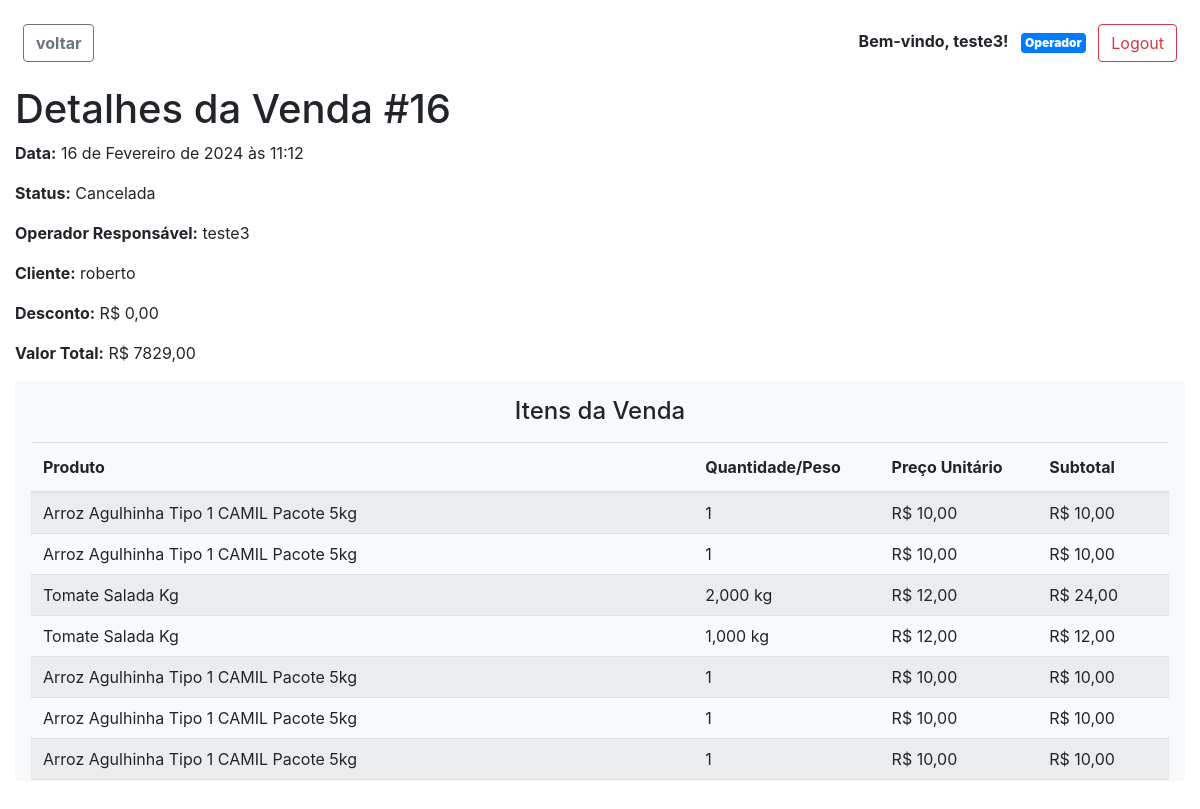
Screenshot of /detalhes_venda/16/ (signed in) with the database file from the repository.
### pdvweb/models.py (models this page shows, shortened)
class CustomUser(AbstractUser):
    nome = models.CharField(max_length=255, default=default_nome)
    telefone = models.CharField(max_length=20, blank=True, null=True)
    operador = models.OneToOneField(
        Operador, null=True, blank=True, on_delete=models.CASCADE)
    meus_operadores = models.ManyToManyField(
        Operador, related_name='meus_usuarios', blank=True)
    groups = models.ManyToManyField(
        Group,
        verbose_name='groups',
        blank=True,
        related_name='customuser_set',
        related_query_name='user',
    )
    user_permissions = models.ManyToManyField(
        Permission,
        verbose_name='user permissions',
        blank=True,
        related_name='customuser_set',
        related_query_name='user',
    )

class Venda(models.Model):
    STATUS_PENDENTE = 'pendente'
    STATUS_CONCLUIDA = 'concluida'
    STATUS_CANCELADA = 'cancelada'
    STATUS_CHOICES = [
        (STATUS_PENDENTE, 'Pendente'),
        (STATUS_CONCLUIDA, 'Concluída'),
        (STATUS_CANCELADA, 'Cancelada'),
    ]
    data = models.DateTimeField(auto_now_add=True)
    status = models.CharField(
        max_length=20, choices=STATUS_CHOICES, default=STATUS_PENDENTE)
    valor_total = models.DecimalField(
        max_digits=10, decimal_places=2, default=0.0)
    desconto = models.DecimalField(max_digits=5, decimal_places=2, default=0.0)
    operador = models.ForeignKey(
        'Operador', on_delete=models.SET_NULL, null=True)
    cliente = models.ForeignKey(
        'Cliente', on_delete=models.SET_NULL, null=True)
    caixasvenda = models.ForeignKey('Caixa', related_name='caixasvenda', on_delete=models.SET_NULL, blank=True, null=True)

class Operador(models.Model):
    nome = models.CharField(max_length=255)
    email = models.EmailField()
    telefone = models.CharField(max_length=20, blank=True, null=True)
    usuarios = models.ManyToManyField(
        'CustomUser', related_name='operadores', blank=True)
    caixasoperador = models.ForeignKey('Caixa', related_name='caixasoperador', on_delete=models.SET_NULL, blank=True, null=True)

class Cliente(models.Model):
    nome = models.CharField(max_length=255)
    email = models.EmailField()
    telefone = models.CharField(max_length=20, blank=True, null=True)
    cpf = models.CharField(max_length=14, unique=True,
                           default='000.000.000-00')

class ItemVenda(models.Model):
    venda = models.ForeignKey(Venda, on_delete=models.CASCADE)
    preco_unitario = models.DecimalField(
        max_digits=10, decimal_places=2, default=0.0)
    subtotal = models.DecimalField(
        max_digits=10, decimal_places=2, default=0.0)
    produto_por_quantidade = models.ForeignKey(
        ProdutoPorQuantidade, on_delete=models.CASCADE, null=True, blank=True)
    produto_por_peso = models.ForeignKey(
        ProdutoPorPeso, on_delete=models.CASCADE, null=True, blank=True)
    quantidade = models.PositiveIntegerField(
        validators=[MinValueValidator(1)], null=True, blank=True)
    peso_vendido = models.DecimalField(
        max_digits=10, decimal_places=3, default=0.0, null=True, blank=True)

class ProdutoBase(models.Model):
    codigo = models.CharField(max_length=10, unique=False, blank=True)
    nome = models.CharField(max_length=100, unique=True)
    descricao = models.TextField(blank=True, null=True)
    categoria = models.ForeignKey(
        Categoria, on_delete=models.SET_NULL, null=True, blank=True)
    class Meta:
        abstract = True

class ProdutoPorQuantidade(ProdutoBase):
    preco = models.DecimalField(
        max_digits=10, decimal_places=2, validators=[MinValueValidator(0)])
    estoque = models.PositiveIntegerField(default=0)
    data_criacao = models.DateTimeField(default=timezone.now)

class ProdutoPorPeso(ProdutoBase):
    preco_por_kilo = models.DecimalField(
        max_digits=10, decimal_places=2, validators=[MinValueValidator(0)])
    estoque_em_kilos = models.DecimalField(
        max_digits=10, decimal_places=3, default=0)

### pdvweb/views.py (the view)
# urls.py: path('detalhes_venda/<int:venda_id>/',
def detalhes_venda(request, venda_id):
    venda = get_object_or_404(Venda, pk=venda_id)
    itens_venda = venda.itemvenda_set.all()
    return render(request, 'pdvweb/detalhes_venda.html', {'venda': venda, 'itens_venda': itens_venda})

### pdvweb/templates/pdvweb/detalhes_venda.html
{% extends 'pdvweb/base.html' %}
{% block content %}
<h1>Detalhes da Venda #{{ venda.id }}</h1>
<p><strong>Data:</strong> {{ venda.data }}</p>
<p><strong>Status:</strong> {{ venda.get_status_display }}</p>
<p><strong>Operador Responsável:</strong> {% if venda.operador %}{{ venda.operador.nome }}{% else %}N/A{% endif %}</p>
<p><strong>Cliente:</strong> {% if venda.cliente %}{{ venda.cliente.nome }}{% else %}N/A{% endif %}</p>
<p><strong>Desconto:</strong> R$ {{ venda.desconto }}</p>
<p><strong>Valor Total:</strong> R$ {{ venda.valor_total }}</p>
<div id="itens-da-venda" class="mb-3 shadow p-3 bg-light rounded" style="max-height: 400px; overflow-y: auto;">
  {% if itens_venda %}
  <h4 class="mb-3 text-center">Itens da Venda</h4>
  <div class="table-responsive">
    <table class="table table-striped" style="width: 100%;">
      <thead>
        <tr>
          <th scope="col">Produto</th>
          <th scope="col">Quantidade/Peso</th>
          <th scope="col">Preço Unitário</th>
          <th scope="col">Subtotal</th>
        </tr>
      </thead>
      <tbody style="line-height: 1;">
        {% for item in itens_venda %}
        <tr>
          <td>
            {% if item.produto_por_quantidade %}
            {{ item.produto_por_quantidade.nome }}
            {% else %}
            {{ item.produto_por_peso.nome }}
            {% endif %}
          </td>
          <td>
            {% if item.quantidade %}
            {{ item.quantidade }}
            {% else %}
            {{ item.peso_vendido }} kg
            {% endif %}
          </td>
          <td>R$ {{ item.preco_unitario }}</td>
          <td>R$ {{ item.subtotal }}</td>
        </tr>
        {% endfor %}
      </tbody>
    </table>
  </div>
  {% else %}
  <p class="text-center"><strong>
      <h4 class="text-center">Essa venda não possui itens.</h4>
    </strong></p>
  {% endif %}
</div>
{% endblock %}

### pdvweb/templates/pdvweb/base.html (shortened to what this page needs)
<!DOCTYPE html>
<html lang="en">
<head>
    <link rel="stylesheet" href="https://cdnjs.cloudflare.com/ajax/libs/font-awesome/5.15.4/css/all.min.css" />
    <link rel="stylesheet" href="https://maxcdn.bootstrapcdn.com/bootstrap/4.0.0/css/bootstrap.min.css">
</head>
<br>
<body class="d-flex flex-column vh-100">
    <div class="container-fluid flex-grow-1">
        <div class="row">
            <div class="col-md-12 mb-3">
                {% if user.is_authenticated %}
                <button id="voltar" class="btn btn-outline-secondary ml-2"
                    onclick="goBack()"><strong>voltar</strong></button>
                <div class="float-right mx-2">
                    <p class="d-inline-block"><strong>Bem-vindo, {{ user.username }}!</strong></p>
                    {% if user.operador %}
                    <span class="badge badge-primary p-1 ml-2"><strong>Operador</strong></span>
                    {% endif %}
                    <a href="{% url 'pdvweb:logout_view' %}" class="btn btn-outline-danger ml-2">Logout</a>
                </div>
                {% else %}
                <a href="{% url 'pdvweb:login_operador' %}" class="btn btn-primary float-right">Login</a>
                {% endif %}
            </div>
        </div>
        {% block content %}{% endblock %}
    </div>
</body>
</html>

### rows the page displays
CustomUser: username "teste3"
Venda: id "16", data "16 de Fevereiro de 2024 às 11:12", status "Cancelada", operador.nome "teste3", cliente.nome "roberto", desconto "0,00", valor_total "7829,00"
ItemVenda: produto_por_quantidade.nome "Arroz Agulhinha Tipo 1 CAMIL Pacote 5kg", quantidade "1", preco_unitario "10,00", subtotal "10,00"
ItemVenda: produto_por_quantidade.nome "Arroz Agulhinha Tipo 1 CAMIL Pacote 5kg", quantidade "1", preco_unitario "10,00", subtotal "10,00"
ItemVenda: produto_por_peso.nome "Tomate Salada Kg", peso_vendido "2,000", preco_unitario "12,00", subtotal "24,00"
ItemVenda: produto_por_peso.nome "Tomate Salada Kg", peso_vendido "1,000", preco_unitario "12,00", subtotal "12,00"
ItemVenda: produto_por_quantidade.nome "Arroz Agulhinha Tipo 1 CAMIL Pacote 5kg", quantidade "1", preco_unitario "10,00", subtotal "10,00"
ItemVenda: produto_por_quantidade.nome "Arroz Agulhinha Tipo 1 CAMIL Pacote 5kg", quantidade "1", preco_unitario "10,00", subtotal "10,00"
ItemVenda: produto_por_quantidade.nome "Arroz Agulhinha Tipo 1 CAMIL Pacote 5kg", quantidade "1", preco_unitario "10,00", subtotal "10,00"
